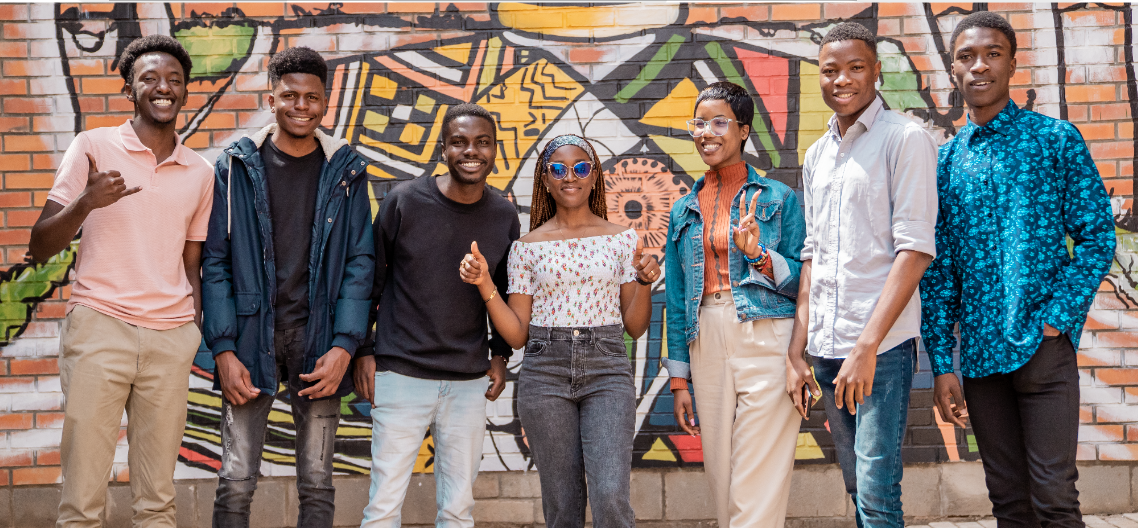
#> input picture Face detector App/group.png, 1138 x 528 px
$ python face_detector.py
#> lines starting #> are read from the running program, lines starting #| are printed output that depends on the picture; after the words box and inside, x2 and y2 are one past the last pixel; in counts of white or black regions, pixels touching at a corner belong together
import cv2
"""
The three steps involved:
1. Grab a bunch of image data
2. Make them all black and white
3. Train your model
"""
# Step 1:
trained_face_data = cv2.CascadeClassifier('data.xml')

img =cv2.imread('group.png')
#> img is the input picture: shape (528, 1138, 3); mean B, G, R 114.9, 120.3, 132.5
# cv2.imshow('Ronald Face detector', img)
# cv2.waitKey()

# step 2:
grayscaled_img = cv2.cvtColor(img, cv2.COLOR_BGR2GRAY)
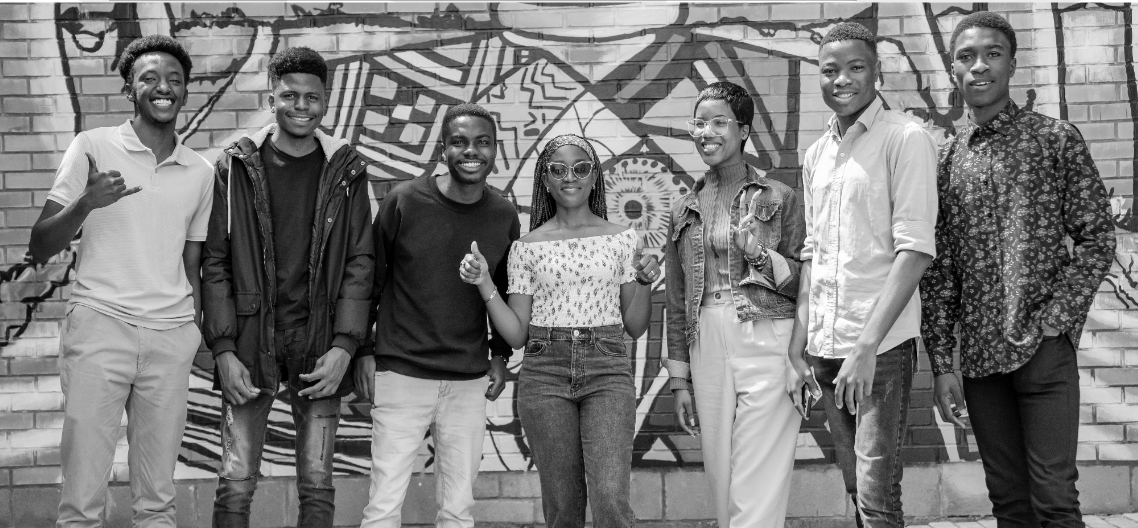
#> grayscaled_img: shape (528, 1138); min 0, max 255, mean 123.3
# cv2.imshow('Ronald Face detector', grayscaled_img)
# cv2.waitKey()

# step 3:
face_coordinates = trained_face_data.detectMultiScale(grayscaled_img)
#> face_coordinates = [[611, 405, 25, 25], [264, 306, 52, 52], [441, 118, 61, 61], [542, 148, 56, 56], [127, 53, 64, 64], [268, 70, 65, 65], [681, 100, 61, 61], [809, 43, 67, 67], [944, 26, 75, 75], [789, 249, 105, 105]]
# cv2.rectangle(img, (340, 102), (550, 300), (0, 255, 0), 2)

for i in range(len(face_coordinates)):
    (x, y, w, h) = face_coordinates[i]
    cv2.rectangle(img, (x, y), (x+w, y+h), (0, 255 , 0), 2)
#> this loop made 10 passes
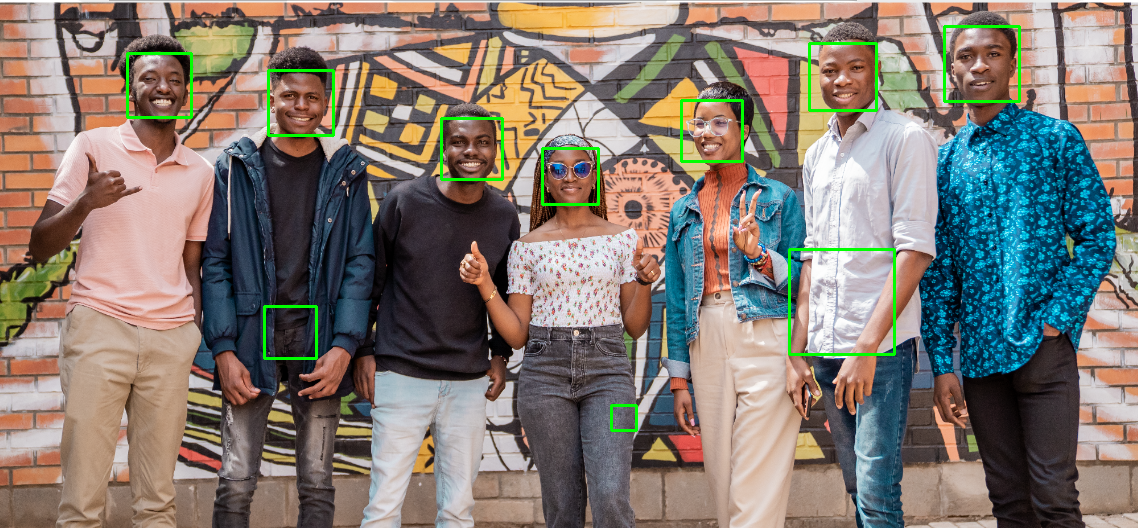
#> img: shape (528, 1138, 3); 1.25% of pixels changed, all inside (x1, y1, x2, y2) = (126, 25, 1021, 432)
print(face_coordinates)
#| [[611 405  25  25]
#|  [264 306  52  52]
#|  [441 118  61  61]
#|  [542 148  56  56]
#|  [127  53  64  64]
#|  [268  70  65  65]
#|  [681 100  61  61]
#|  [809  43  67  67]
#|  [944  26  75  75]
#|  [789 249 105 105]]
cv2.imshow('Ronald Face detector', img)
cv2.waitKey()
print("Code completed")
